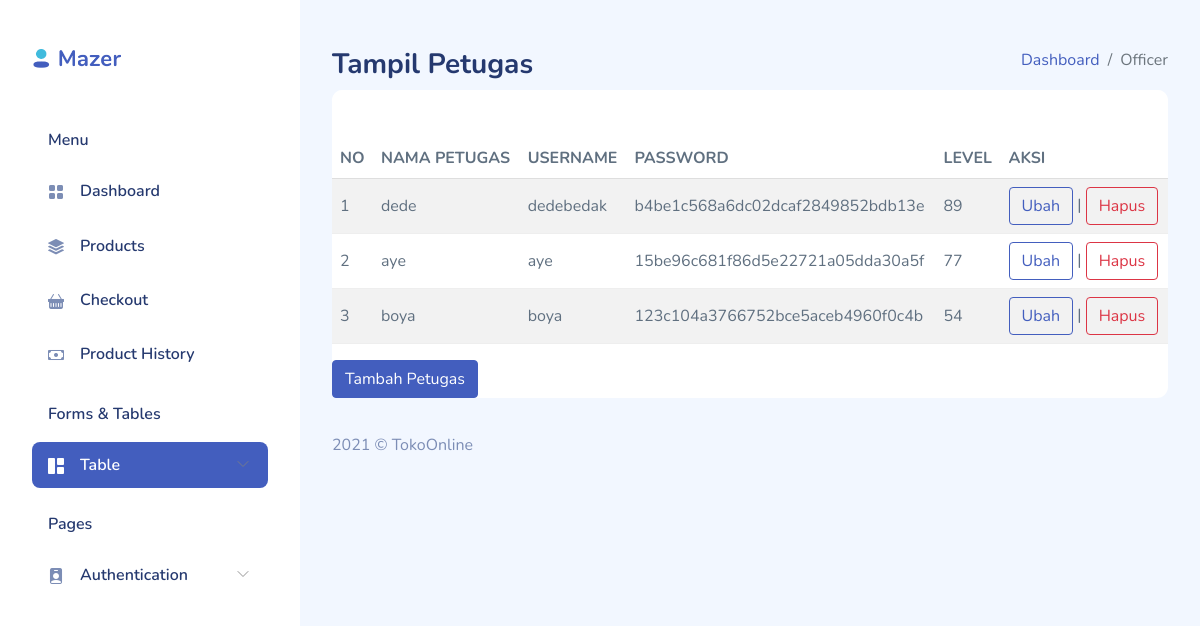
Screenshot of /officer.php with the database file from the repository.
### tables this page shows
CREATE TABLE `petugas` (
  `id_petugas` int(11) NOT NULL,
  `nama_petugas` varchar(100) NOT NULL,
  `username` varchar(100) NOT NULL,
  `password` varchar(100) NOT NULL,
  `level` varchar(100) NOT NULL
);

### officer.php (the view, shortened to what this page needs)
<!DOCTYPE html>
<html lang="en">
<head>
    <link rel="stylesheet" href="assets/css/bootstrap.css">
    <link rel="stylesheet" href="assets/vendors/perfect-scrollbar/perfect-scrollbar.css">
    <link rel="stylesheet" href="assets/vendors/bootstrap-icons/bootstrap-icons.css">
    <link rel="stylesheet" href="assets/css/app.css">
</head>
<body>
    <div id="app">
        <div id="sidebar" class="active">
            <div class="sidebar-wrapper active">
                <div class="sidebar-header">
                    <div class="d-flex justify-content-between">
                        <div class="logo">
                            <a href="dashboard.php"><img src="assets/images/logo/logo.png" alt="Logo" srcset=""></a>
                        </div>
                    </div>
                </div>
                <div class="sidebar-menu">
                    <ul class="menu">
                        <li class="sidebar-title">Menu</li>
                        <li class="sidebar-item ">
                            <a href="dashboard.php" class='sidebar-link'>
                                <i class="bi bi-grid-fill"></i>
                                <span>Dashboard</span>
                            </a>
                        </li>
                        <li class="sidebar-item ">
                            <a href="products.php" class='sidebar-link'>
                                <i class="bi bi-stack"></i>
                                <span>Products</span>
                            </a>
                        </li>
                        <li class="sidebar-item  ">
                            <a href="#" class='sidebar-link'>
                                <i class="bi bi-basket-fill"></i>
                                <span>Checkout</span>
                            </a>
                        </li>
                        <li class="sidebar-item ">
                            <a href="producthistory.php" class='sidebar-link'>
                                <i class="bi bi-cash"></i>
                                <span>Product History</span>
                            </a>
                        </li>
                        <li class="sidebar-title">Forms &amp; Tables</li>
                        <li class="sidebar-item  has-sub active">
                            <a href="#" class='sidebar-link'>
                                <i class="bi bi-grid-1x2-fill"></i>
                                <span>Table</span>
                            </a>
                        </li>
                        <li class="sidebar-title">Pages</li>
                        <li class="sidebar-item  has-sub">
                            <a href="#" class='sidebar-link'>
                                <i class="bi bi-person-badge-fill"></i>
                                <span>Authentication</span>
                            </a>
                        </li>
                    </ul>
                </div>
            </div>
        </div>
        <div id="main">
            <div class="page-heading">
                <div class="page-title">
                    <div class="row">
                        <div class="col-12 col-md-6 order-md-1 order-last">
                            <h3>Tampil Petugas</h3>
                        </div>
                        <div class="col-12 col-md-6 order-md-2 order-first">
                            <nav aria-label="breadcrumb" class="breadcrumb-header float-start float-lg-end">
                                <ol class="breadcrumb">
                                    <li class="breadcrumb-item"><a href="index.html">Dashboard</a></li>
                                    <li class="breadcrumb-item active" aria-current="page">Officer</li>
                                </ol>
                            </nav>
                        </div>
                    </div>
                </div>
                <section class="section">
                    <div class="row" id="table-striped">
                        <div class="col-12">
                            <div class="card">
                                <div class="card-header">
                                </div>
                                <div class="card-content">
                                    </head>
<body>
    <table class="table table-hover table-striped">
        <thead>
            <tr>
                <th>NO</th><th>NAMA PETUGAS</th><th>USERNAME</th><th>PASSWORD</th><th>LEVEL</th><th>AKSI</th>
            </tr>
        </thead>
        <tbody>
            <?php
            include "koneksi.php";
            $qry_petugas=mysqli_query($conn,"select * from petugas");
            $no=0;
            while($data_petugas=mysqli_fetch_array($qry_petugas)){
            $no++;?>
            <tr>
            <td><?=$no?></td><td><?=$data_petugas['nama_petugas']?></td>
            <td><?=$data_petugas['username']?></td>
            <td><?=$data_petugas['password']?></td>
            <td><?=$data_petugas['level']?></td>
            <td><a href="ubah_petugas.php?id_petugas=<?=$data_petugas['id_petugas']?>" button type="button" class="btn btn-outline-primary">Ubah</button></a>
            | <a href="hapus_petugas.php?id_petugas=<?=$data_petugas['id_petugas']?>" onclick="return confirm('Apakah anda yakin menghapus data ini?')" button type="button" class="btn btn-outline-danger">Hapus</button></td>
            </tr>
            <?php
            }
            ?>
        </tbody>
        </table>
        <td><a href="petugas.php"  button class="btn btn-primary" type="submit">Tambah Petugas</a>
                                </div>
                            </div>
                        </div>
                    </div>
                </section>
            <footer>
                <div class="footer clearfix mb-0 text-muted">
                    <div class="float-start">
                        <p>2021 &copy; TokoOnline</p>
                    </div>
                </div>
            </footer>
        </div>
    </div>
</body>
</html>

### assets/css/app.css (style rules this page uses)
.btn.btn-danger,.btn.btn-info,.btn.btn-primary,.btn.btn-secondary,.btn.btn-success,.btn.btn-warning { color:#fff }
.card { margin-bottom:2.2rem;border:none }
.card .card-header { border:none }
.card .card-content { position:relative }
#sidebar.active .sidebar-wrapper { left:0 }
.sidebar-wrapper { width:300px;height:100vh;position:fixed;top:0;z-index:10;overflow-y:auto;background-color:#fff;bottom:0;transition:left .5s ease-out }
.sidebar-wrapper .sidebar-header { padding:2rem 2rem 1rem;font-size:2rem;font-weight:700 }
.sidebar-wrapper .sidebar-header img { height:1.2rem }
.sidebar-wrapper .menu { margin-top:2rem;padding:0 2rem;font-weight:600 }
.sidebar-wrapper .menu .sidebar-title { padding:0 1rem;margin:1.5rem 0 1rem;font-size:1rem;list-style:none;font-weight:600;color:#25396f }
.sidebar-wrapper .menu .sidebar-link { display:block;padding:.7rem 1rem;font-size:1rem;display:flex;align-items:center;border-radius:.5rem;transition:all .5s;text-decoration:none;color:#25396f }
.sidebar-wrapper .menu .sidebar-link i,.sidebar-wrapper .menu .sidebar-link svg { color:#7c8db5 }
.sidebar-wrapper .menu .sidebar-link span { margin-left:1rem }
.sidebar-wrapper .menu .sidebar-item { list-style:none;margin-top:.5rem;position:relative }
.sidebar-wrapper .menu .sidebar-item.has-sub .sidebar-link:after { position:absolute;color:#ccc;right:15px;top:12px;display:block }
.sidebar-wrapper .menu .sidebar-item.active .sidebar-link { background-color:#435ebe }
.sidebar-wrapper .menu .sidebar-item.active .sidebar-link span { color:#fff }
.sidebar-wrapper .menu .sidebar-item.active .sidebar-link i,.sidebar-wrapper .menu .sidebar-item.active .sidebar-link svg { fill:#fff;color:#fff }
.dataTable-table td,.dataTable-table thead th,.table td,.table thead th { vertical-align:middle }
.dataTable-table:not(.table-borderless) thead th,.table:not(.table-borderless) thead th { border-bottom:1px solid #dedede!important }
.bi { width:1rem;height:1rem }
#main { margin-left:300px;padding:2rem }
.page-heading { margin:0 0 2rem }
.page-heading h3 { font-weight:700 }
a { text-decoration:none }

### rows the page displays
petugas: nama_petugas "dede", username "dedebedak", password "b4be1c568a6dc02dcaf2849852bdb13e", level "89"
petugas: nama_petugas "aye", username "aye", password "15be96c681f86d5e22721a05dda30a5f", level "77"
petugas: nama_petugas "boya", username "boya", password "123c104a3766752bce5aceb4960f0c4b", level "54"
